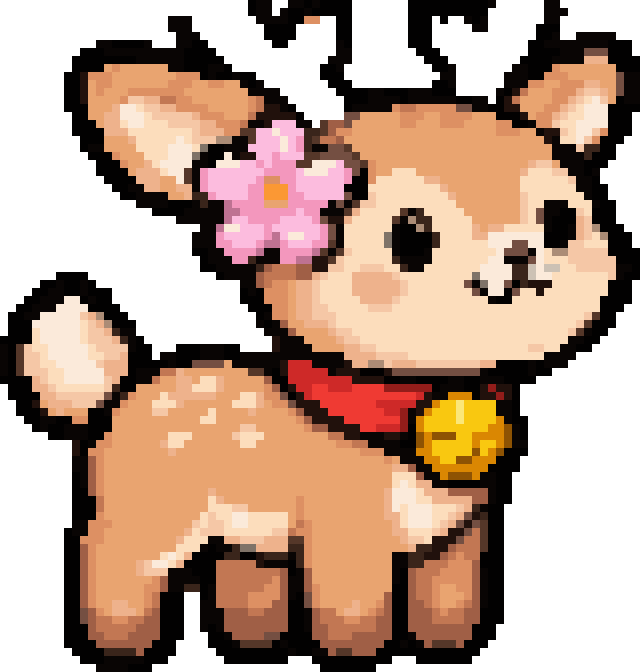

This figure's Python source:
#!/usr/bin/env python3
"""Pixel art reproducido de forma exacta. Generado por la skill pixel-art-exact.

Requiere solo Pillow:  pip install pillow
Uso:  python sprite.py                 -> guarda sprite.png
      from sprite import render; render(scale=8).save("x.png")
"""
from PIL import Image, ImageDraw

# Paleta: símbolo -> (R, G, B). '.' es el fondo.
PALETTE = {
    ".": (255, 255, 255),
    "A": (233, 164, 112),
    "B": (2, 1, 1),
    "C": (252, 221, 188),
    "D": (9, 5, 4),
    "E": (221, 144, 99),
    "F": (238, 178, 140),
    "G": (245, 199, 166),
    "H": (160, 95, 70),
    "I": (251, 234, 218),
    "J": (194, 119, 83),
    "K": (252, 188, 222),
    "L": (33, 17, 12),
    "M": (243, 151, 189),
    "N": (116, 79, 66),
    "O": (58, 37, 27),
    "P": (85, 55, 41),
    "Q": (249, 200, 16),
    "R": (239, 58, 51),
    "S": (218, 135, 2),
    "T": (206, 41, 40),
    "U": (142, 83, 3),
    "V": (171, 140, 118),
    "W": (190, 114, 146),
    "X": (147, 29, 26),
    "Y": (127, 115, 104),
    "Z": (251, 152, 52),
    "a": (204, 193, 180),
    "b": (251, 231, 120),
}

# Cada fila = una fila de píxeles lógicos; cada letra = un color de PALETTE.
ROWS = [
    "...............................BDD..DDBDBBBB.......BBBBBBBBBBD......DD..........",
    "...............................BDD.DBBDBBBBB.......BBBBBBBBBB.......DDD.........",
    ".....................DDD........DDDDBBEE..BB.......BBB.B..DBD.......DD..........",
    ".....................DDD.........BBBB.....BB.......BBB.....DD......BBB..........",
    "......................DDD........BBBB.....BB.......BBB.............BBD..DDDDD...",
    "............DDBBBBD...DDBB........BB......DB.......BBB............BBDDDDDDDDBBB.",
    "..........BBBDDDDDDDDDDBBBB...............DD........BBB...........BBBBDDDNNNBBB.",
    ".........BBBBBBBBDDDDDDBBBBB.............DDD.........BBB.........BBBBDDDDFFFBBBB",
    ".........BBBBAEAAAAAADDBBBDDB...........BBD...........BBD.......DDBBBEAAAAAAABBB",
    "........BBLEEEAAAAAAAAEEEBDBBDBB........BBB............DD......DDDBBEEEAAAAAANDD",
    "........BBLAEEAAAAAAAEEEAAEEAADBD........BBB..........BBD......DDDEEAAEEEFFAANDD",
    "........BBLAEAAAEEEEEEEAAAAAAAADDDD.......BBBBDDBBBDDDBBB.....DBLJAAAEEEFGGFANDD",
    "........BBLAAAAEGGFFJJEEAAAAAAAEJDDD.......BBBDDDDBDDDDDDBBDD.BLJAAAAEEFGCIGABDD",
    "........BBBAAAFIICGGFFEEEEAAAAAEJLLDB......BDDDDDEJJEEEEENNDDBBLLAAAEEFGCIIIBBBB",
    ".........BBAAFFIIICGGGGGFEEEAAAJLLLLLB.....NNAAAAAEEEAAEEEEAAABBBLAEEFGCCIIIBBB.",
    ".........BBBAFFCIICCCGGGGFFEEEJDDLKKKDD.PHHNAAAAAAEEAAAEEEAAAAEEBBDEEGCCIIIIBBB.",
    ".........BBBBFFFCCCCCCCCGFFFEEPPKKIKKKOOPHEEAAAAAAAAAAAAAAAAAAEEEAADLLGCIIGEBBB.",
    "..........BBBAAAFCCCCCICGGGVVDDPKKKIKMOPJJHAAAAAAAAAAAAAAAAAAAAAAAAALDCCIGEBBB..",
    "..........BDDAAAACCCCIIICYBBDDDKKKKIKMODDNNPAAAAAAAAAAAAAAAAAAAAAAAAADDDGOOBB...",
    "...........BBBEAAACCCIIIYDBBIDLLKKMKKKPPNNNNPAAAAAAAAAAAAAAAAAAAAAAAADDDDOBBB...",
    "............BBBEAAFCIIIIDDBIIIKKMKMMMPPIIIKNNPEAAAAAAAAAAAAAAAAAAAFGGADDDBBB....",
    "............BBBBAFFFCIIPDMKKKKKKKMMMMKIIIKKMNBEAACCCAAAAAAAAAAAAAFCCCGGDDBD.....",
    ".............BBBBFFFAAIPDMKKKKKKMEEMMKKKKKKMBBECCCCCCFFAAAAAAAAAACCCCCCGDDB.....",
    "..............BBDDFFAAFFDMKKKKKMMZZZMKKKKKKBBBCCCCCCCCCFAAAAAAAAACCCCCCCDDBB....",
    "...............BBDDDDAAFOOMKKKKMMZZZMMKKKKKNBBGCCCCCCCCCFAAAAAAAAGCCCCCCCDBB....",
    ".................DDDDBBBDODDWMMMMAAAMMMMMDNDPGGCCCCCCCCCCAAAAAAAAGCCDDDCCCDBB...",
    "...................BBBBDDDDDWWMMMMMMMKMMDDDPFCCCCCPDOCCCCCAAAAAAAGCNDDBBGCBBB...",
    "......................DDDDDDWKKMMMMKKKKMNLLFCCCCCPDVOOCCCCCAAAAAAGCNDBBBFGBBB...",
    ".........................DDWIIKKKMKKKKKKMNDCCCCCCDBBVOCCCCCFAFFCCCCCDBBDFGVBBB..",
    "........................DDDMKKKKKMWKIIKKMNDCCCCCYDBBBBOCCCCFFIIIIIIIBBBDFGCVBBB.",
    "........................DDDMMKKKMWWMKKKMMPDCCCCCYDBBBBOCCCCCCIIINNIIBBDGGCCCBBB.",
    "........................BBDDMMMMWDDMMMMWPDPGCCCCCDBBBDCCCCCCCCINNNDICVVGGGGGBBBB",
    ".........................BDDDMMODDDMMWWLLPGCCCCCCODDDDCCCCCCCIIDDDNICCCGGGGGGBBB",
    ".........................BBDDDDDOHJJJHHLLGGCCGGGCCODDCCCCCCCIIIIOOaIaaCCGGGGGDDB",
    ".......BBBB................BDDDDHJJJJHHFGCCCFFFFFGCCCCCCCCCYIIIIOOaIICCCCCCCGDBB",
    ".....BBDBBDB..................DDHJEEAFFGCCCCFFFFFFGCCCCCCCNDYIINBOLLLCCCCCCCBBB.",
    "....BBDDBBDBBB................BDBEEEAFFGCCCCFFFFFFGCCCCCCCCNDIIBNCCLCCCCCCCCBBB.",
    "...BBDDDIIBDBB................BBBEEEAFFGCCCCCFFFFGCCCCCCCCCCCDBBCCCCCCCCCCCBBBB.",
    "..BBDDDIIIIBBBB................BBBEEAFFGGCCCCCGGGCCCCCCCCCCCCCCCCCCCCCCCCCCBBB..",
    ".BBDDIIIIIGFVBBB................BDEEAFFGGGCCCCCCCCCCCCCCCCCCCCCCCCCCCCCCCGPBB...",
    ".BBBIIIIIICGFVBBB...............DBDHAAFFFGCCCCCCCCCCCCCCCCCCCCCCCCCCCCCCGPBBB...",
    ".BBBCIIIIICGGFODD................DDDHAAAAFGGCCCCCCCCCCCCCCCCCCCCCCCCCCCGPDBB....",
    "BBBBCIIIIICGGGFODB................LDDDAAAAFGGCCCCCCCCCCCCCCCCCCCCCCCCCCDDBB.....",
    "DBPGCCIIIIICGGGGDBB...BBBDDDBB....LDDDDAAAAFFGGCCCCCCCCCCCCCCCCCCCGGCCDDBB......",
    "DBPGGCIIIIICCGGFBBB.DDBBBDDDBBDDDDDDDDDDDDDFFFFGGGGCCCCCCCCCCCCCCCCCDDDD........",
    "DBPGGCCIIIIIGFFFBBBBBDBBNNNNADDDDDDLTTTDDDDLFFVVGFFFGGGGGGGGFFBBBBDBDDD.........",
    "DBPGGGCCIIIIIFFFBDDDJJFAAAAAAAAPPDBLTTTTTDLLLBBBLNNNNNNNNNNNDBBBBBDBB...........",
    "BBBBFGCCIIIIIGFBBDDJAAFFACCFAAAAAHBBTTTTTTTTLLLLBBDDBBBBDDBBDDDBBBB.............",
    ".BBBFFGCCCCCCGOBBAAAAAFFCCCFAAAAAEHBLTTRRTTTRRRRXXXXXXBDDDBBLXLLB...............",
    ".BBBBFFGGGGGGNDOEAAACFFFFFFAAACCFEENBLTRRRRRRRRRRRRRTLDDSSSBLLXLB...............",
    "..BBLAFFFGGGNDDEAAACCCFAAAAAACCCFAEENLLLRRRRRRRTTTTTLLSQQbQQQQDDB...............",
    "..BBBLAFAAABBDEAAAAGGAAAAACAAAAFAAAAEHLLLRRRRRRRTTXDLSQQQbQQQQDDB...............",
    "...BBDDBBEEBBBAAAAAAAAAAACCAAAAAAAAAAEHLLLLRRRRRRRXDSQQQQbQQQQSDBB..............",
    "....BDBBDDDBBBAAAAAAAAAAAAAAAAGGAAAAAAEHHLLLLRRTTTXBSQQQQQQQQSSUDB..............",
    "......BBDDDBBEAAAAAAACCCAAAAAGCCCAAAAAAAAJJLLDDDLLDBUSUUUQQSSSSUDB..............",
    ".........LBDEEAAAAAAFCCAAAAAAACCAAAAAAAAAAEEJJDDDDBBUSQQQQQSQQSUDD..............",
    ".........LBEEAAAAAAAAFAAAAAAAAAAAAAAAAAAAAAAAEEEDDDDSSQQQQQUQSUBBB..............",
    ".........DDHEAAAAAAAAAAAAAAAAAAAAAAAAAAAAAAAAAAAEADDDSSQQUUSSSBBB...............",
    ".........DDHEAAAAAAAAAAAAAAAAAAAAAAAAAAAAAAAAAAAAFFHDDSSSSSSSBBBB...............",
    ".........BDHEAAAAAAAAAAAAAAAAAAAAAAAAAAAAAAAAAAAACCCHDDSUUUSDDBB................",
    ".........BDHEAAAAAAAAAAAAAAAAAAAAAAAAAAAAAAAAAAAACICFFDDBBBBDDBB................",
    ".........BBHEAAAAAAAAAAAAAFAAAAAAAAAAAAAAAAAAAAAFIIICFFFHHHHHDBB................",
    ".........BBBJAAAAAAAAAAAAACFAAAAAAAAAEAAAAAAAAAAFIIICCFFFFFHHDBB................",
    ".........BBBJAAAAAAAAAAAAACCCGGAAAAAAEAAAAAAAAAAFICIIICCCGFODBB.................",
    ".........BBBEAAAAAAAAAAAACGCCIICCCCCAEAAAAAAAAAAFFCIIICCGFNLOBB.................",
    ".........DDEEEAAAAAAAAAAGCGGCIICCCCCAJEAAAAAAAAAAFCIIICGFNLNPBB.................",
    "........BDDEEAAAAAAAAAAFCGGGCCCCCCGGJEEAAAAAAAAAAFFCCCGFLLNJPBB.................",
    "........BBEEEAAAAAAAAAFCCCDDFFGGGFFFPPEAAAAAAAAAAAFGGCLLLNJJPBB.................",
    "........BBHEAAAAAAAAAACCCDBDDOYYFFFFOOEAAAAAAAAAAAAFOOLLHJJJPBB.................",
    "........BBHEAAAAAAAACICFBBBBOOBBLOOODOEAAAAAAAAAADDOOLLHJEJJBBB.................",
    "........BBHEAAAAAFGIICFBBBBJJJJJLDDDBOEAAAAAAAAAADDOOJJJEEEHBBB.................",
    "........BBHEAAAAAFGGGDDDBBBJJJJJJJJHBDHAAAAAAAAAADBHJJJEEEEHDBB.................",
    "........BBHEAAAAAAAEHDDDDBBJJJJJJJEHDDHAAAAAAAAAADBHJJEEEEEHDBB.................",
    "........BBHEAAAAAAEEHDDOOBDJJJJJJEEHDDHEAAAAAAAAABBHJJEAAEEHDBB.................",
    "........BBHEAAAAAAEJBBB..BDJJJJEEEEHDBNEAAAAAAAAHBBHJJEAAAEHDBB.................",
    "........BBHEAAFFAAEJBBB..DDJJJJEEEHHBBNEAAAAFAAEHBBHHJEAAEJHDBB.................",
    "........BBNHEAFFFAJHBBB..DDDHHHJJHHHBBDHJJAFFAEJHBBHHHJEJJHHBBB.................",
    "........BBNHJJEEJJHHBBB..DDDHHHHHHHHBBDHJJJEEJJHHBBHHHJJJJHHBBB.................",
    "........BBBHJJJJJHHHBBB..DBDHHHHHHHHBBDHHJJJJJJHHBBHHHHHHHHBBB..................",
    "........BBBHHJJJHHHHBBB...BBDHHHHNNBBBBHHJJJHHHHHBBDHHHHHHHBBB..................",
    "........BBBBHHHHHHHBBB....BBBDPPPPBDBBBBHHHHHHHHBBDBDHPPPHBBB...................",
    ".........BBBBOOOOHBBBB.....BBBBBBBBBDBBDDHPPHHHBBBBBBBBBBBBB....................",
    "..........BBBDDDDDBBB.......BBBBBBBB...BBBBBBBBBB...BBBBBBB.....................",
    "............DDDDBBB.....................BBBBBBB.................................",
]

BACKGROUND = "."
CELL_X, CELL_Y = 1, 1      # tamaño original de cada píxel lógico en la imagen de origen
OFFSET_X, OFFSET_Y = 0, 0
CANVAS = (80, 84)              # tamaño original del lienzo


def _bounds(k, cell, offset):
    import math
    return math.floor(offset + k * cell), math.floor(offset + (k + 1) * cell)


def render(scale=None, transparent=False):
    """Dibuja el sprite SIN suavizado (rectángulos sólidos).

    scale=None  -> reproduce la imagen original (celda 1x1, lienzo 80x84).
    scale=int   -> sprite de 80x84 px ampliado por un entero, sin márgenes.
    transparent -> el fondo pasa a ser transparente (RGBA).
    """
    mode = "RGBA" if transparent else "RGB"
    if scale is None:
        cx, cy, ox, oy, size = CELL_X, CELL_Y, OFFSET_X, OFFSET_Y, CANVAS
    else:
        cx = cy = scale
        ox = oy = 0
        size = (len(ROWS[0]) * scale, len(ROWS) * scale)
    bg = PALETTE[BACKGROUND]
    bg_fill = (*bg, 0) if transparent else bg
    img = Image.new(mode, size, bg_fill)
    d = ImageDraw.Draw(img)
    for r, row in enumerate(ROWS):
        y0, y1 = _bounds(r, cy, oy)
        for c, ch in enumerate(row):
            if ch == BACKGROUND:
                continue
            x0, x1 = _bounds(c, cx, ox)
            d.rectangle([x0, y0, x1 - 1, y1 - 1], fill=(*PALETTE[ch], 255) if transparent else PALETTE[ch])
    return img


if __name__ == "__main__":
    render().save("sprite.png")
    print("Guardado sprite.png")
